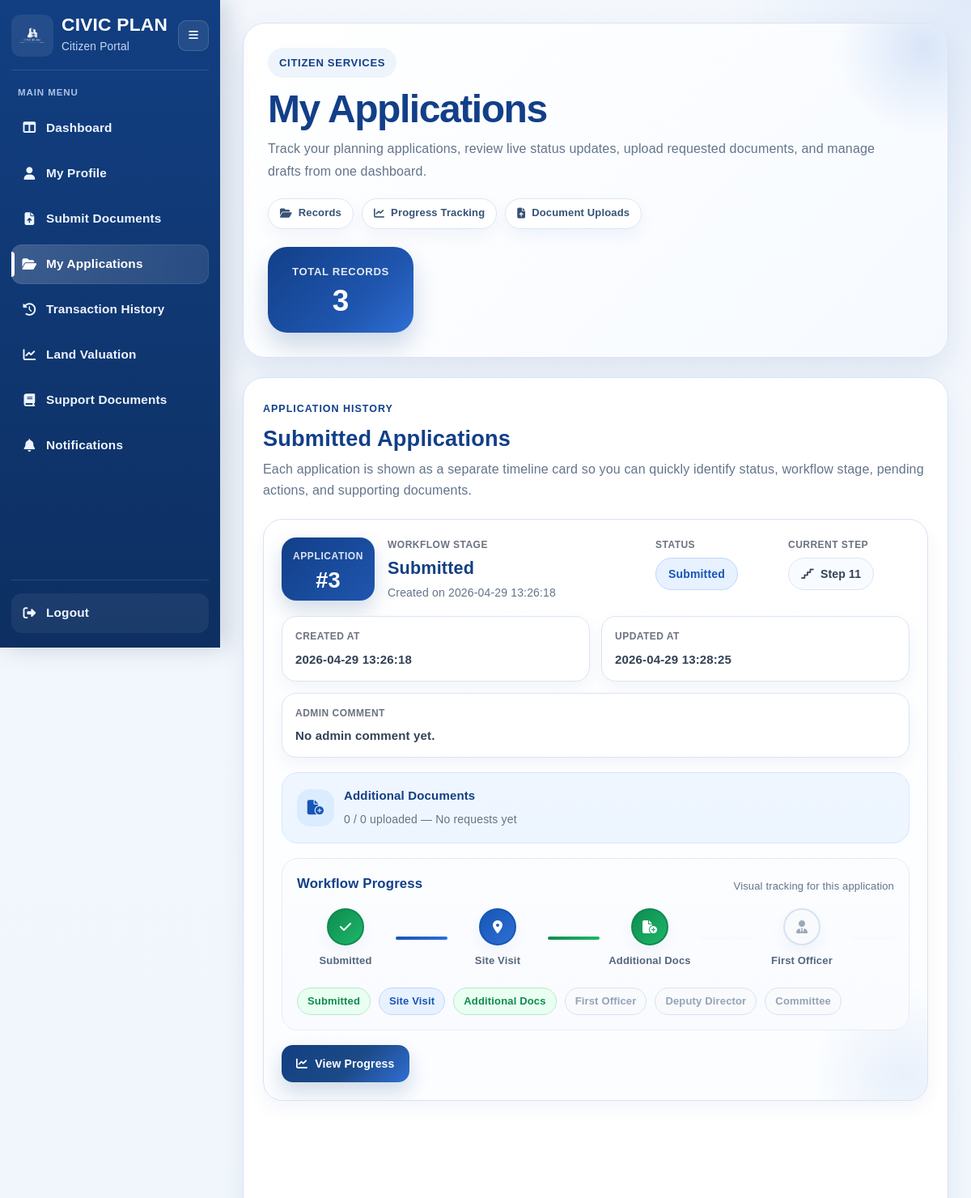
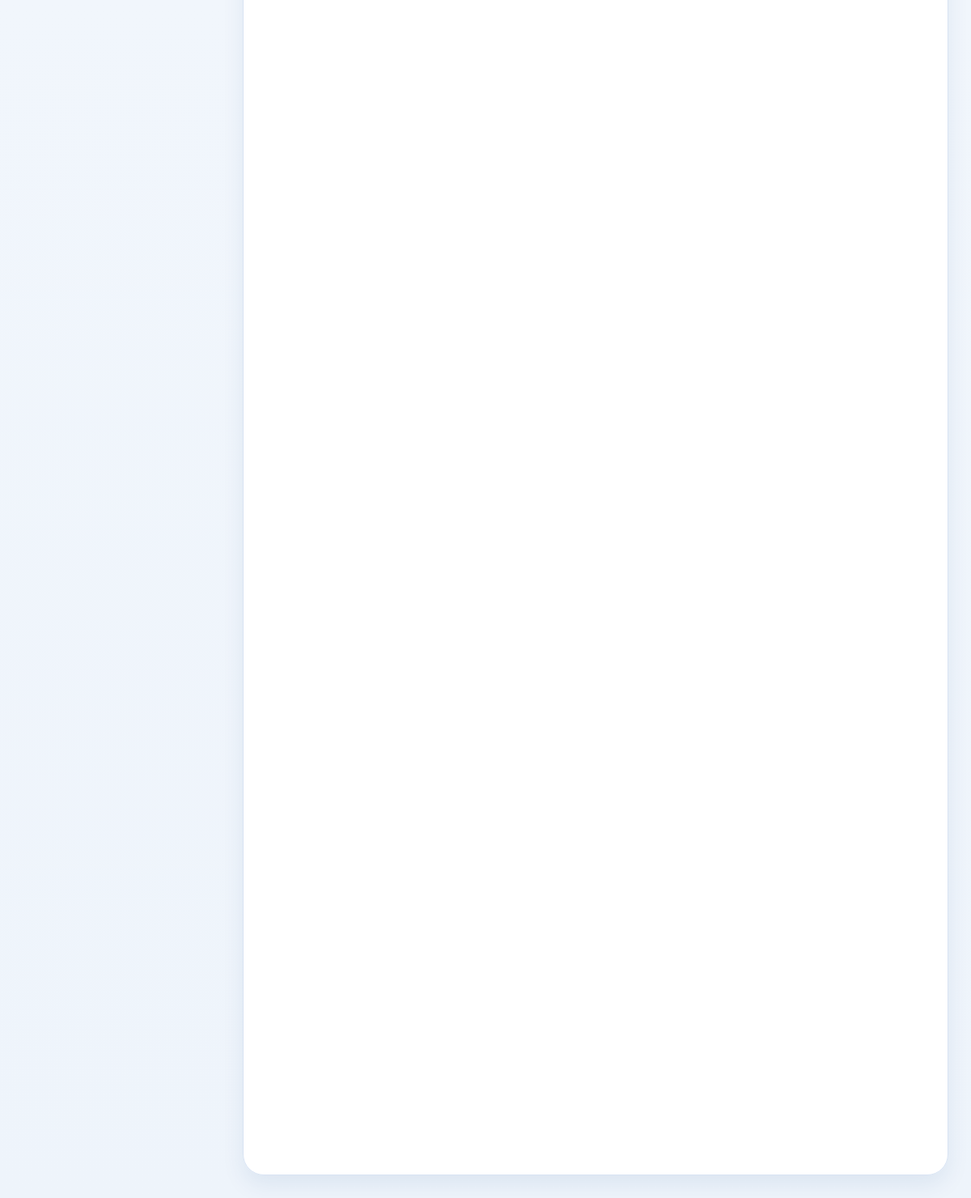
The app's page /my-applications (signed in) with its own data (2 pictures, top to bottom).
### tables this page shows
CREATE TABLE planning_applications (
        application_id INTEGER PRIMARY KEY AUTOINCREMENT,
        user_id INTEGER NOT NULL,
        status TEXT NOT NULL DEFAULT 'Draft',
        current_step TEXT DEFAULT '1',
        created_at TEXT DEFAULT CURRENT_TIMESTAMP,
        updated_at TEXT DEFAULT CURRENT_TIMESTAMP,
        reviewed_by INTEGER,
        reviewed_at TEXT,
        admin_comment TEXT,
        decision_pdf_path TEXT,
        workflow_stage TEXT DEFAULT 'Submitted',

        site_visit_required INTEGER DEFAULT 1,
        site_visit_status TEXT DEFAULT 'Pending',

        additional_docs_required INTEGER DEFAULT 0,

        planning_office_decision TEXT,
        planning_office_comment TEXT,
        planning_office_letter_path TEXT,

        first_officer_decision TEXT,
        first_officer_comment TEXT,
        first_officer_by INTEGER,
        first_officer_at TEXT,

        deputy_director_decision TEXT,
        deputy_director_comment TEXT,
        deputy_director_by INTEGER,
        deputy_director_at TEXT,

        committee_decision TEXT,
        committee_comment TEXT,
        committee_by INTEGER,
        committee_at TEXT, first_officer_letter_path TEXT, deputy_director_letter_path TEXT,

        FOREIGN KEY (user_id) REFERENCES users(user_id)
    );

### routes/submit_documents_routes.py (the view, shortened to what this page needs)
@submit_documents_bp.route("/my-applications", methods=["GET"])
@user_login_required
def my_applications():
    user_id = session.get("user_id")
    conn = get_connection()
    cursor = conn.cursor()
    cursor.execute("""
        SELECT application_id, status, current_step, created_at, updated_at,
               admin_comment, decision_pdf_path, workflow_stage,
               site_visit_status, additional_docs_required,
               first_officer_decision, deputy_director_decision, committee_decision
        FROM planning_applications
        WHERE user_id = ?
        ORDER BY application_id DESC
    """, (user_id,))
    applications = cursor.fetchall()
    application_cards = []
    for app in applications:
        cursor.execute("""
            SELECT COUNT(*) AS total_requested
            FROM planning_application_requested_documents
            WHERE application_id = ?
        """, (app["application_id"],))
        requested_total = cursor.fetchone()["total_requested"]
        cursor.execute("""
            SELECT COUNT(*) AS uploaded_requested
            FROM planning_application_requested_documents
            WHERE application_id = ?
              AND status = 'Uploaded'
        """, (app["application_id"],))
        uploaded_total = cursor.fetchone()["uploaded_requested"]
        cursor.execute("""
            SELECT rd.*, r.request_title, r.request_message
            FROM planning_application_requested_documents rd
            LEFT JOIN planning_application_requests r ON rd.request_id = r.request_id
            WHERE rd.application_id = ?
            ORDER BY rd.requested_doc_id DESC
        """, (app["application_id"],))
        requested_documents = cursor.fetchall()
        cursor.execute("""
            SELECT *
            FROM planning_application_workflow_history
            WHERE application_id = ?
            ORDER BY acted_at DESC, history_id DESC
        """, (app["application_id"],))
        workflow_history = cursor.fetchall()
        real_status = get_status_label(app)
        badge_class = get_status_badge_class(real_status)
        application_cards.append({
            "application": app,
            "real_status": real_status,
            "badge_class": badge_class,
            "requested_total": requested_total,
            "uploaded_total": uploaded_total,
            "requested_documents": requested_documents,
            "workflow_history": workflow_history,
        })
    conn.close()
    return render_template(
        "my_applications.html",
        application_cards=application_cards,
        total_records=len(application_cards),
        active_page="my_applications",
    )

### templates/my_applications.html (shortened to what this page needs)
<!DOCTYPE html>
<html lang="en">
<head>
    <link rel="stylesheet" href="{{ url_for('static', filename='user_dashboard.css') }}">
    <link rel="stylesheet" href="{{ url_for('static', filename='user_sidebar.css') }}">
    <link rel="stylesheet" href="{{ url_for('static', filename='my_applications.css') }}">
    <link rel="stylesheet" href="https://cdnjs.cloudflare.com/ajax/libs/font-awesome/6.5.0/css/all.min.css">
</head>
<body class="my-app-page">
    <div class="my-app-shell">
        {% include 'partials/user_sidebar.html' %}
        <main class="my-app-main">
            <section class="hero-panel reveal-up">
                <div class="hero-left">
                    <span class="page-kicker">Citizen Services</span>
                    <h1>My Applications</h1>
                    <p>
                        Track your planning applications, review live status updates,
                        upload requested documents, and manage drafts from one dashboard.
                    </p>
                    <div class="hero-tags">
                        <span class="hero-chip"><i class="fa-solid fa-folder-open"></i> Records</span>
                        <span class="hero-chip"><i class="fa-solid fa-chart-line"></i> Progress Tracking</span>
                        <span class="hero-chip"><i class="fa-solid fa-file-arrow-up"></i> Document Uploads</span>
                    </div>
                </div>
                <div class="hero-right">
                    <div class="hero-stat-card floating-card">
                        <span class="hero-stat-label">Total Records</span>
                        <strong>{{ total_records }}</strong>
                    </div>
                </div>
            </section>
            <section class="applications-panel reveal-up">
                <div class="panel-header panel-header-premium">
                    <div>
                        <span class="panel-kicker">Application History</span>
                        <h2>Submitted Applications</h2>
                        <p>
                            Each application is shown as a separate timeline card so you can quickly
                            identify status, workflow stage, pending actions, and supporting documents.
                        </p>
                    </div>
                </div>
                <div class="cards-stack">
                    {% for item in application_cards %}
                    <article class="app-card reveal-up">
                        <div class="app-card-glow"></div>
                        <div class="app-card-top">
                            <div class="app-primary">
                                <div class="app-id-badge">
                                    <span>Application</span>
                                    <strong>#{{ item.application['application_id'] }}</strong>
                                </div>
                                <div class="app-heading-block">
                                    <span class="mini-label">Workflow Stage</span>
                                    <h3>{{ item.application['workflow_stage'] or 'Not started' }}</h3>
                                    <p class="app-subtext">
                                        Created on {{ item.application['created_at'] }}
                                    </p>
                                </div>
                            </div>
                            <div class="app-top-right">
                                <div class="top-status-box">
                                    <span class="mini-label">Status</span>
                                    <span class="status-badge {{ item.badge_class }}">{{ item.real_status }}</span>
                                </div>
                                <div class="top-step-box">
                                    <span class="mini-label">Current Step</span>
                                    <span class="step-pill">
                                        <i class="fa-solid fa-stairs"></i>
                                        Step {{ item.application['current_step'] or '-' }}
                                    </span>
                                </div>
                            </div>
                        </div>
                        <div class="meta-ribbon">
                            <div class="meta-ribbon-item">
                                <span class="mini-label">Created At</span>
                                <strong>{{ item.application['created_at'] }}</strong>
                            </div>
                            <div class="meta-ribbon-item">
                                <span class="mini-label">Updated At</span>
                                <strong>{{ item.application['updated_at'] }}</strong>
                            </div>
                            <div class="meta-ribbon-item meta-ribbon-wide">
                                <span class="mini-label">Admin Comment</span>
                                <strong>{{ item.application['admin_comment'] or 'No admin comment yet.' }}</strong>
                            </div>
                        </div>
                        <div class="request-strip">
                            <div class="request-strip-left">
                                <div class="request-icon">
                                    <i class="fa-solid fa-file-circle-plus"></i>
                                </div>
                                <div class="request-text">
                                    <strong>Additional Documents</strong>
                                    <span>
                                        {{ item.uploaded_total }} / {{ item.requested_total }} uploaded
                                        {% if item.requested_total == 0 %}
                                            — No requests yet
                                        {% endif %}
                                    </span>
                                </div>
                            </div>
                        </div>
                        <div class="timeline-section">
                            <div class="timeline-header">
                                <h4>Workflow Progress</h4>
                                <span>Visual tracking for this application</span>
                            </div>
                            <div class="progress-track">
                                <div class="progress-node done">
                                    <div class="node-dot"><i class="fa-solid fa-check"></i></div>
                                    <span>Submitted</span>
                                </div>
                                <div class="progress-line {% if item.application['site_visit_status'] == 'Completed' %}done{% else %}active{% endif %}"></div>
                                <div class="progress-node {% if item.application['site_visit_status'] == 'Completed' %}done{% else %}active{% endif %}">
                                    <div class="node-dot">
                                        <i class="fa-solid fa-location-dot"></i>
                                    </div>
                                    <span>Site Visit</span>
                                </div>
                                <div class="progress-line {% if item.application['additional_docs_required'] %}active{% else %}done{% endif %}"></div>
                                <div class="progress-node {% if item.application['additional_docs_required'] %}active{% else %}done{% endif %}">
                                    <div class="node-dot">
                                        <i class="fa-solid fa-file-circle-plus"></i>
                                    </div>
                                    <span>Additional Docs</span>
                                </div>
                                <div class="progress-line {% if item.application['first_officer_decision'] %}done{% else %}locked{% endif %}"></div>
                                <div class="progress-node {% if item.application['first_officer_decision'] %}done{% else %}locked{% endif %}">
                                    <div class="node-dot">
                                        <i class="fa-solid fa-user-tie"></i>
                                    </div>
                                    <span>First Officer</span>
                                </div>
                                <div class="progress-line {% if item.application['deputy_director_decision'] %}done{% else %}locked{% endif %}"></div>
                            </div>
                            <div class="progress-pills">
                                <div class="progress-mini done">Submitted</div>
                                <div class="progress-mini {% if item.application['site_visit_status'] == 'Completed' %}done{% else %}active{% endif %}">
                                    Site Visit
                                </div>
                                <div class="progress-mini {% if item.application['additional_docs_required'] %}active{% else %}done{% endif %}">
                                    Additional Docs
                                </div>
                                <div class="progress-mini {% if item.application['first_officer_decision'] %}done{% else %}locked{% endif %}">
                                    First Officer
                                </div>
                                <div class="progress-mini {% if item.application['deputy_director_decision'] %}done{% else %}locked{% endif %}">
                                    Deputy Director
                                </div>
                                <div class="progress-mini {% if item.application['committee_decision'] %}done{% else %}locked{% endif %}">
                                    Committee
                                </div>
                            </div>
                        </div>
                        <div class="app-actions">
                            {% if (item.application['status'] or '').lower() == 'draft' %}
                                <a class="primary-btn action-btn"
                                   href="{{ url_for('submit_documents.edit_planning_draft', application_id=item.application['application_id']) }}">
                                    <i class="fa-solid fa-pen-to-square"></i>
                                    Edit Draft
                                </a>
                                <form method="POST"
                                      action="{{ url_for('submit_documents.delete_draft_application', application_id=item.application['application_id']) }}"
                                      onsubmit="return confirm('Delete this draft application?');">
                                    <button type="submit" class="danger-btn action-btn">
                                        <i class="fa-solid fa-trash"></i>
                                        Delete Draft
                                    </button>
                                </form>
                            {% else %}
                                <a class="primary-btn action-btn"
                                   href="{{ url_for('submit_documents.planning_approval', application_id=item.application['application_id']) }}">
                                    <i class="fa-solid fa-chart-line"></i>
                                    View Progress
                                </a>
                            {% endif %}
                        </div>
                    </article>
                    {% endfor %}
                </div>
            </section>
        </main>
    </div>
</body>
</html>

### records on screen
planning_applications: application.application_id "3", workflow_stage "Submitted", application.created_at "2026-04-29 13:26:18", current_step "11", application.created_at "2026-04-29 13:26:18", application.updated_at "2026-04-29 13:28:25", additional_docs_required 0 (drawn)

### other values on screen
{{ total_records }} "3"
{{ item.real_status }} "Submitted"
{{ item.application['admin_comment'] or 'No admin comment yet.' }} "No admin comment yet."
{{ item.uploaded_total }} "0"
{{ item.requested_total }} "0"
